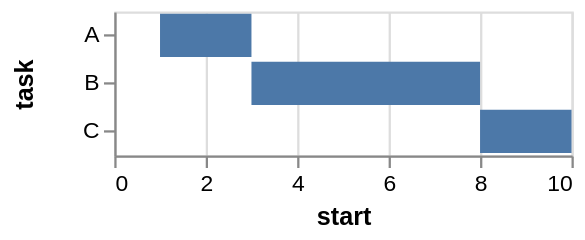

Specify this chart in Vega-Lite:
### Vega specification from a JSON file in a GitHub repository (floating-point values rounded to 4 significant figures)
{"$schema": "https://vega.github.io/schema/vega/v3.0.json", "description": "A simple bar chart with ranged data (aka Gantt Chart).", "autosize": "pad", "padding": 5, "width": 200, "style": "cell", "data": [{"name": "source_0", "values": [{"task": "A", "start": 1, "end": 3}, {"task": "B", "start": 3, "end": 8}, {"task": "C", "start": 8, "end": 10}]}, {"name": "data_0", "source": "source_0", "transform": [{"type": "formula", "expr": "toNumber(datum[\"start\"])", "as": "start"}, {"type": "formula", "expr": "toNumber(datum[\"end\"])", "as": "end"}, {"type": "filter", "expr": "datum[\"start\"] !== null && !isNaN(datum[\"start\"])"}]}], "signals": [{"name": "y_step", "value": 21}, {"name": "height", "update": "bandspace(domain('y').length, 0.1, 0.05) * y_step"}], "marks": [{"name": "marks", "type": "rect", "style": ["bar"], "from": {"data": "data_0"}, "encode": {"update": {"fill": {"value": "#4c78a8"}, "x": {"scale": "x", "field": "start"}, "x2": {"scale": "x", "field": "end"}, "y": {"scale": "y", "field": "task"}, "height": {"scale": "y", "band": true}}}}], "scales": [{"name": "x", "type": "linear", "domain": {"data": "data_0", "fields": ["start", "end"]}, "range": [0, {"signal": "width"}], "nice": true, "zero": true}, {"name": "y", "type": "band", "domain": {"data": "data_0", "field": "task", "sort": true}, "range": {"step": {"signal": "y_step"}}, "paddingInner": 0.1, "paddingOuter": 0.05}], "axes": [{"scale": "x", "orient": "bottom", "labelFlush": true, "labelOverlap": true, "tickCount": {"signal": "ceil(width/40)"}, "title": "start", "zindex": 1}, {"scale": "x", "orient": "bottom", "grid": true, "tickCount": {"signal": "ceil(width/40)"}, "gridScale": "y", "domain": false, "labels": false, "maxExtent": 0, "minExtent": 0, "ticks": false, "zindex": 0}, {"scale": "y", "orient": "left", "labelOverlap": true, "title": "task", "zindex": 1}], "config": {"axisY": {"minExtent": 30}}}
